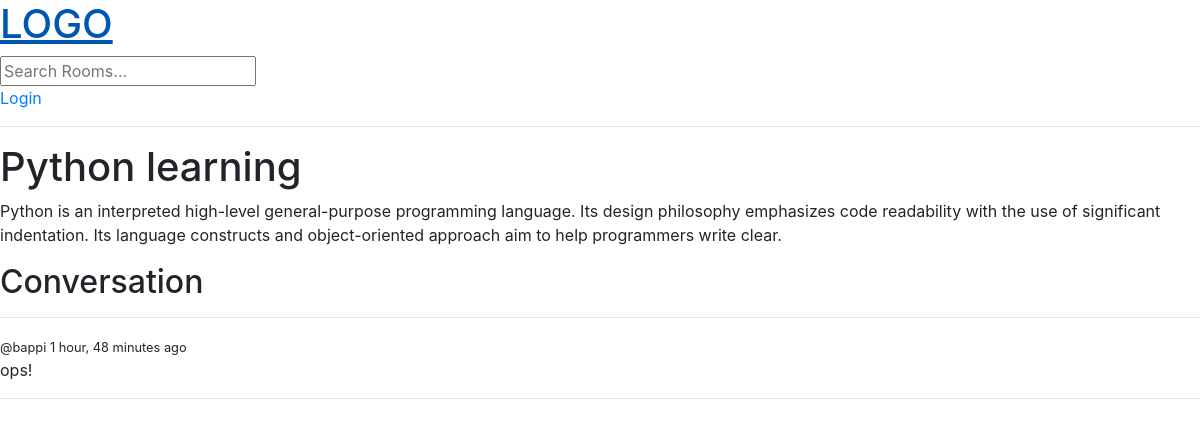
/room/1, run on the app's committed database.
### base/models.py (models this page shows, shortened)
class Rooms(models.Model):
    host = models.ForeignKey(User, on_delete=models.SET_NULL, null=True)
    topic = models.ForeignKey(Topic, on_delete=models.SET_NULL, null=True)
    name = models.CharField(max_length=200)
    description = models.TextField(null=True, blank=True)
    participants = models.ManyToManyField(User, related_name='participants', blank=True)
    updated = models.DateTimeField(auto_now=True)
    created = models.DateTimeField(auto_now_add=True)
    class Meta:
        ordering = ['-updated','-created']

class Message(models.Model):
    user = models.ForeignKey(User, on_delete=models.CASCADE)
    room = models.ForeignKey(Rooms, on_delete=models.CASCADE)
    body = models.TextField(max_length=200)
    updated = models.DateTimeField(auto_now=True)
    created = models.DateTimeField(auto_now_add=True)
    class Meta:
        ordering = ['-updated','-created']

### base/views.py (the view, shortened to what this page needs)
# urls.py: path('room/<str:pk>',views.room, name = 'room'),
def room(request,pk):
    room = Rooms.objects.get(id=pk)
    room_messages = room.message_set.all().order_by('-created')
    context = { 'room': room, 'room_messages': room_messages}
    return render(request, 'base/room.html',context)

### base/templates/base/room.html (shortened to what this page needs)
{% extends 'base/main.html' %}
{% block content%}
    <div>
        <h1>{{ room.name }}</h1>
        <p>{{ room.description }}</p>
        <div class="comment-wrapper">
            <h2>Conversation</h2>
            <hr>
            {% for message in room_messages %}
            <div>
                <small>@{{ message.user }} {{ message.created|timesince }} ago</small>
                <p>{{ message.body }}</p>
                <hr>
            </div>
            {% endfor %}
        </div>
    </div>
{% endblock %}

### data on the page
Rooms: name "Python learning", description "Python is an interpreted high-level general-purpose programming language. Its design philosophy emphasizes code readability with the use of significant indentation. Its language constructs and object-oriented approach aim to help programmers write clear."
Message: user "bappi", created "1 hour, 48 minutes", body "ops!"
